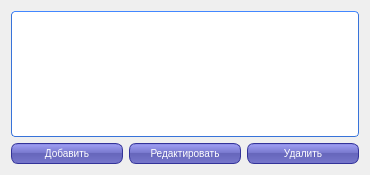
<?xml version="1.0" encoding="UTF-8"?>
<ui version="4.0">
 <class>nsiFrm</class>
 <widget class="QDialog" name="nsiFrm">
  <property name="geometry">
   <rect>
    <x>0</x>
    <y>0</y>
    <width>368</width>
    <height>175</height>
   </rect>
  </property>
  <property name="windowTitle">
   <string>nsiFrm</string>
  </property>
  <property name="styleSheet">
   <string notr="true">QPushButton {
color: white;
background-color: QLinearGradient( x1: 0, y1: 0, x2: 0, y2: 1, stop: 0 #88d, stop: 0.1 #99e, stop: 0.49 #77c, stop: 0.5 #66b, stop: 1 #77c);
border-width: 1px;
border-color: #339;
border-style: solid;
border-radius: 7;
padding: 3px;
font-size: 10px;
padding-left: 5px;
padding-right: 5px;
min-width: 100px;
max-width: 100px;
min-height: 13px;
max-height: 13px;
}
QHeaderView {
    background-color: #fff;
    font-size:11px;
}
QHeaderView::section:horizontal {
    color: #fff;
    border-style: solid;
    background-color: qlineargradient( x1: 0, y1: 0, x2: 0, y2: 1,
                                        stop: 0 #4287ff, stop: 1 #356ccc);
 }
QTableView {
    border: 1px solid #3873d9;
    border-top-color: #4287ff;
    border-radius: 4px;
    background-color: #fff;
    background-image: url(:/img/other/background.png);
    gridline-color: #777;
    selection-background-color: rgb(235,110,36);
    color:#333;
    font-size:11px;
 }

QScrollBar:vertical {
     background: #e4e4e4;
     border-top-right-radius: 4px;
     border-bottom-right-radius: 4px;
     width: 12px;
     margin: 0px;
 }
 QScrollBar::handle:vertical {
    background-color: qlineargradient( x1: 0, y1: 0, x2: 1, y2: 0,
                                    stop: 0 #4287ff, stop: 1 #356ccc);
     border-radius: 4px;
     min-height: 20px;
     margin: 0px 2px 0px 2px;
 }
 QScrollBar::add-line:vertical {
     background: none;
     height: 0px;
     subcontrol-position: right;
     subcontrol-origin: margin;
 }
 QScrollBar::sub-line:vertical {
     background: none;
     height: 0px;
     subcontrol-position: left;
     subcontrol-origin: margin;
 }

QMessageBox QPushButton {
color: white;
background-color: QLinearGradient( x1: 0, y1: 0, x2: 0, y2: 1, stop: 0 #88d, stop: 0.1 #99e, stop: 0.49 #77c, stop: 0.5 #66b, stop: 1 #77c);
border-width: 1px;
border-color: #339;
border-style: solid;
border-radius: 7;
padding: 3px;
font-size: 10px;
padding-left: 5px;
padding-right: 5px;
min-width: 50px;
max-width: 50px;
min-height: 13px;
max-height: 13px;
}
</string>
  </property>
  <layout class="QGridLayout" name="gridLayout_2">
   <item row="0" column="0">
    <widget class="QTableView" name="tableView"/>
   </item>
   <item row="1" column="0">
    <layout class="QGridLayout" name="gridLayout">
     <item row="0" column="0">
      <widget class="QPushButton" name="pushButton_addNsi">
       <property name="text">
        <string>Добавить</string>
       </property>
      </widget>
     </item>
     <item row="0" column="1">
      <widget class="QPushButton" name="pushButton_editNsi">
       <property name="text">
        <string>Редактировать</string>
       </property>
      </widget>
     </item>
     <item row="0" column="2">
      <widget class="QPushButton" name="pushButton_deleteNsi">
       <property name="text">
        <string>Удалить</string>
       </property>
      </widget>
     </item>
    </layout>
   </item>
  </layout>
 </widget>
 <resources/>
 <connections/>
</ui>
